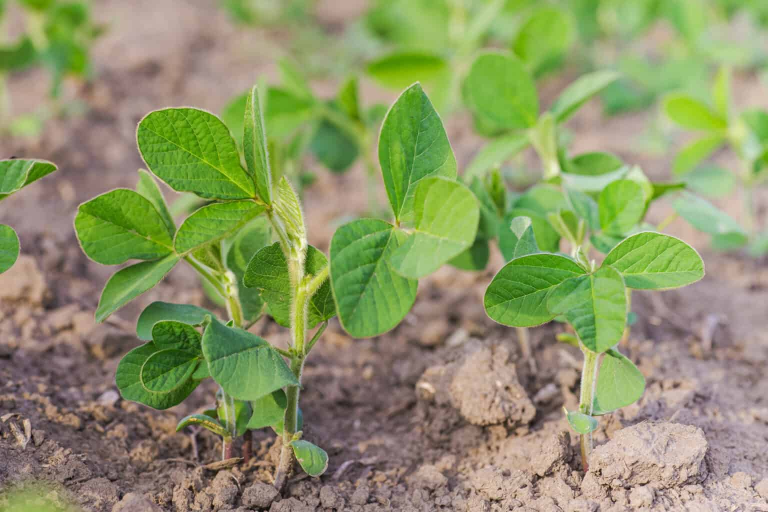
#> input picture seunghoon/img_for_prep/1.jpg, 1536 x 1024 px (shown at 1/2 size)
$ python preprocess.py
#> lines starting #> are read from the running program, lines starting #| are printed output that depends on the picture
import pandas as pd
import numpy as np
import os
from matplotlib import pyplot as plt
import cv2
from tensorflow.keras.preprocessing import image
from tensorflow.keras.preprocessing.image import ImageDataGenerator
from tensorflow.keras.models import Sequential
from tensorflow.keras.layers import Conv2D, MaxPooling2D, Flatten, Dense

'''
test_image = image.load_img('..//img_for_prep//1.jpg', target_size=(1536, 1024))
plt.imshow(test_image)
plt.show()
'''

img = cv2.imread('..//img_for_prep//1.jpg')
#> img is the input picture: shape (1024, 1536, 3); mean B, G, R 104.4, 149.6, 141.2
print(img.shape)
#| (1024, 1536, 3)
# cv2.imshow("original", img)
# cv2.waitKey(0)
# cv2.imwrite('..//img_for_prep//1_1.jpg', img)

gray_img = cv2.cvtColor(img, cv2.COLOR_BGR2GRAY)
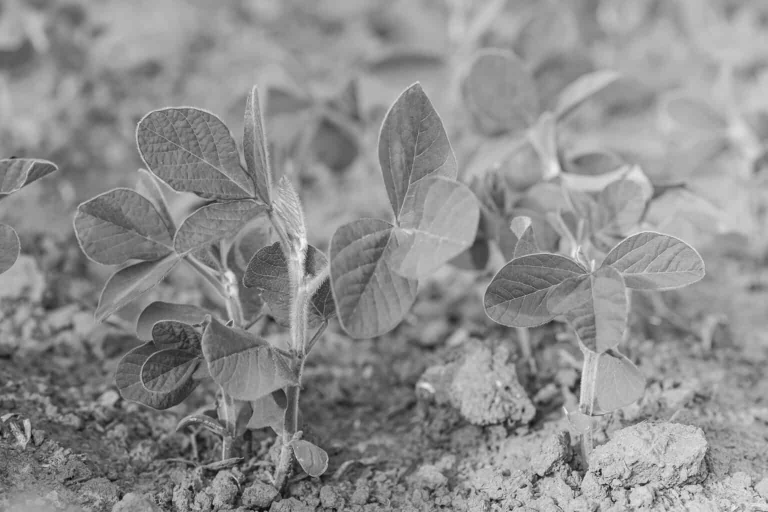
#> gray_img: shape (1024, 1536) (shown at 1/2 size); min 2, max 250, mean 142
print(gray_img.shape)
#| (1024, 1536)
# cv2.imshow("gray", gray_img)
# cv2.waitKey(0)
# cv2.imwrite('..//img_for_prep//1_2.jpg', gray_img)

denoised = cv2.fastNlMeansDenoisingColored(img, None, 20, 10, 7, 21)
# cv2.imshow("denoised", denoised)
# cv2.waitKey(0)
# cv2.imwrite('..//img_for_prep//1_4.jpg', denoised)


# Load the image
img = cv2.imread("/path/to/image.png", 3)

# Create a blank image of zeros (same dimension as img)
# It should be grayscale (1 color channel)
#> (the run stopped early here; a loop or call above may not have finished)

$ run again, with seunghoon/img_for_prep/1_5.jpg copied over seunghoon/img_for_prep/1.jpg
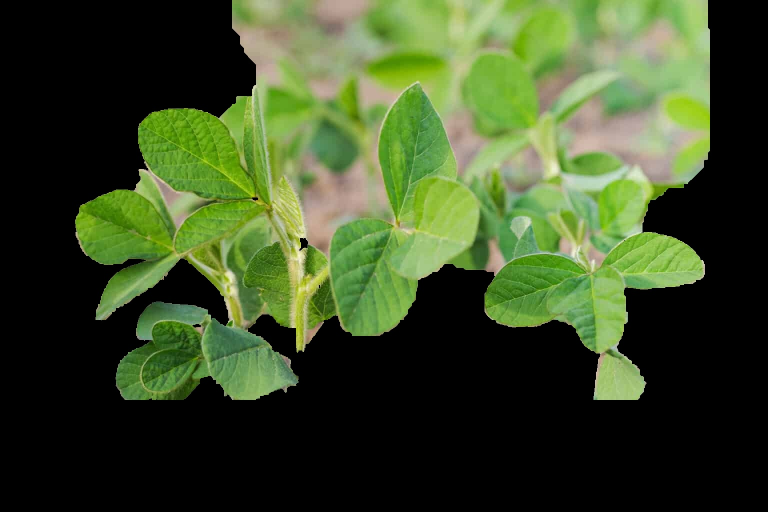
#> input picture seunghoon/img_for_prep/1_5.jpg, 1536 x 1024 px (shown at 1/2 size)
#> img is the input picture: shape (1024, 1536, 3); mean B, G, R 39, 75.5, 59.6
#| (1024, 1536, 3)
#> `gray_img = cv2.cvtColor(img, cv2.COLOR_BGR2GRAY)`:
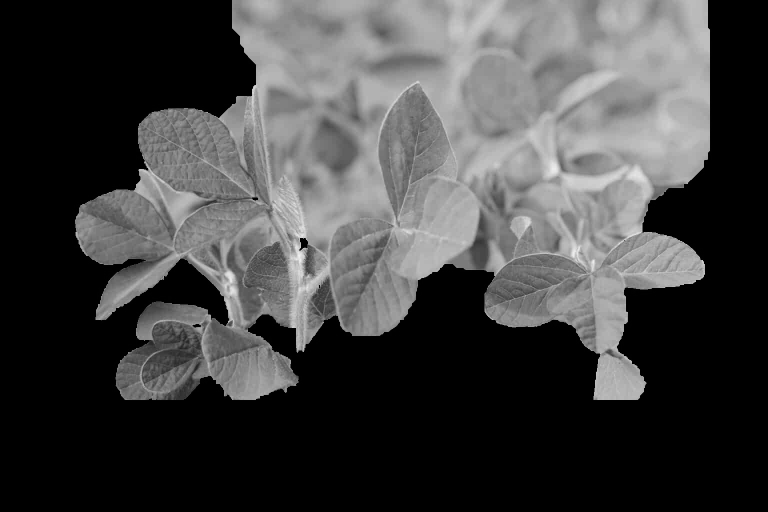
#> gray_img: shape (1024, 1536) (shown at 1/2 size); min 0, max 244, mean 66.6
#| (1024, 1536)
